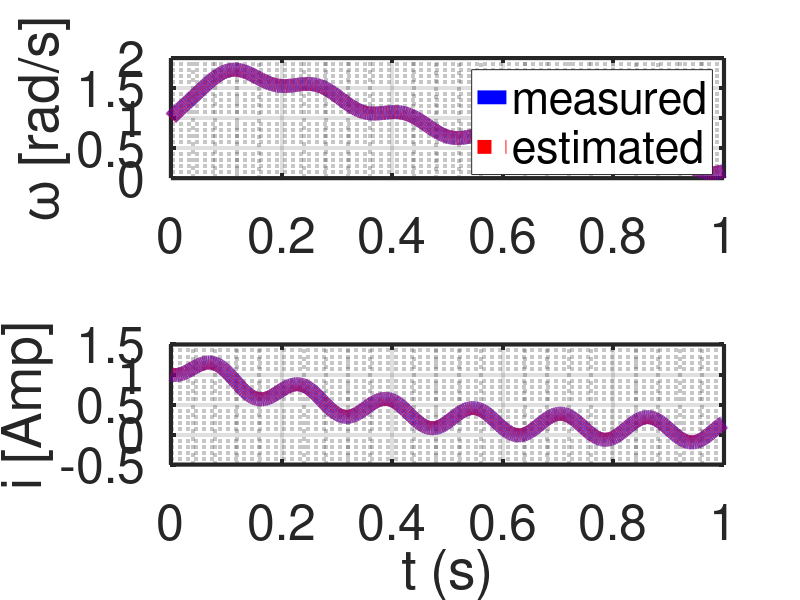
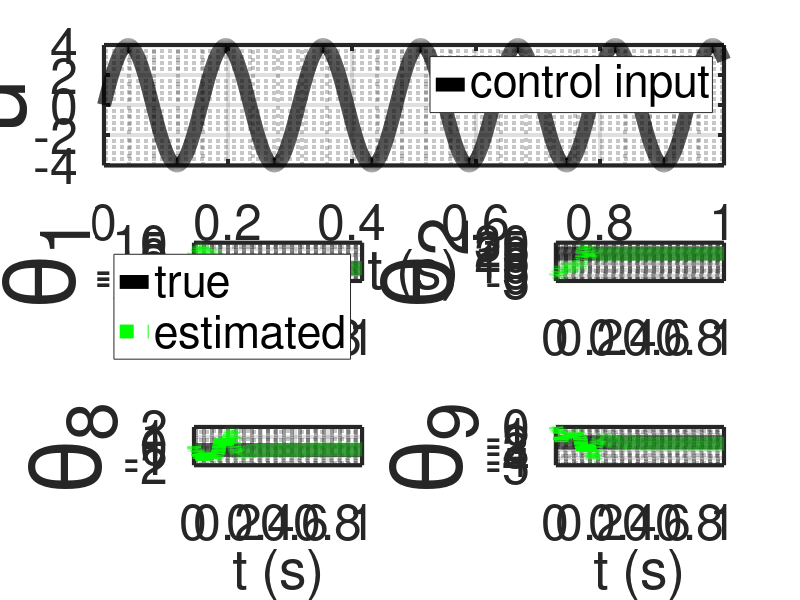

Write the MATLAB code that produced these figures, in order. (Note: this script raises an error after producing the figures.)
%% Research code by Agus Hasan
%% Paper: "WyNDA: A Method to Discover Mathematical Models of Dynamical Systems from Data" submitted for MethodsX.

clear;
clc;

%% time horizon
tf  = 1;            % time horizon
dt  = 0.0001;       % time step
t   = dt:dt:tf;     % time array

%% number of variables and coefficients
n = 2;              % number of measured state
r = 14;             % number of estimated parameters 

%% noise
RF = 1;             % noise covariance

%% state initialization
x        = [1;1];           % actual state initialization
xbar     = x;               % estimated state initialization
y        = x;               % measurement initialization
thetabar = zeros(r,1);      % estimated parameter initialization
 
%% true parameters
J = 0.01;
b = 0.1;
K = 0.2;
R = 1;
L = 0.5;

%% initial control inputs
u     = 2;

%% for plotting
uArray          = [];
xArray          = [];
xbarArray       = [];
yArray          = [];
thetabarArray   = [];

%% Initialization for estimator

lambdav = 0.995;
lambdat = 0.999;
Rx      = 1*eye(n);
Rt      = 1*eye(n);
Px      = 1*eye(n);
Pt      = 1*eye(r);
Gamma   = 1*zeros(n,r);

%% simulation
for i=1:(tf/dt)
    
    u = 4*sin(i*dt*40); % input to satify the persistency of excitation condition

    uArray         = [uArray u];
    xArray         = [xArray x];
    xbarArray      = [xbarArray xbar];
    yArray         = [yArray y];
    thetabarArray  = [thetabarArray thetabar]; 
    
    x = x+dt*[-b/J K/J; -K/L -R/L]*x+dt*[0 1/L]'*u;
    y = x+dt*RF^2*randn(n,1);

    Phi = [y(1) y(2) y(1)^2 y(2)^2 y(1)*y(2) u u^2 zeros(7,1)';
           zeros(7,1)' y(1) y(2) y(1)^2 y(2)^2 y(1)*y(2) u u^2];
    
    % Estimation using adaptive observer
    Kx = Px*inv(Px+Rx);
    Kt = Pt*Gamma'*inv(Gamma*Pt*Gamma'+Rt);
    Gamma = (eye(n)-Kx)*Gamma;

    xbar = xbar+(Kx+Gamma*Kt)*(y-xbar);
    thetabar = thetabar-Kt*(y-xbar);

    xbar = xbar+Phi*thetabar;

    thetabar = thetabar;
    Px = (1/lambdav)*eye(n)*(eye(n)-Kx)*Px*eye(n);
    Pt = (1/lambdat)*(eye(r)-Kt*Gamma)*Pt;
    Gamma = eye(n)*Gamma-Phi;

end

figure(1)
subplot(2,1,1)
plot(t,yArray(1,:),'-b','LineWidth',10);
hold on;
plot(t,xbarArray(1,:),':r','LineWidth',10);
set(gca,'color','white','LineWidth',3,'FontSize',36)
legend('measured','estimated')
grid on;
grid minor;
ylabel('\omega [rad/s]')
subplot(2,1,2)
plot(t,yArray(2,:),'-b','LineWidth',10);
hold on;
plot(t,xbarArray(2,:),':r','LineWidth',10);
set(gca,'color','white','LineWidth',3,'FontSize',36)
grid on;
grid minor;
ylabel('i [Amp]')
xlabel('t (s)')

figure(2)
subplot(3,2,[1 2])
plot(t,uArray,'-k','LineWidth',10);
set(gca,'color','white','LineWidth',3,'FontSize',36)
legend('control input')
xlim([0 tf])
grid on;
grid minor;
ylabel('u','FontSize',72)
xlabel('t (s)')
subplot(3,2,3)
plot(t,(-b/J)*ones(1,length(t)),'-k','LineWidth',10);
hold on;
plot(t,thetabarArray(1,:)/dt,':g','LineWidth',10);
set(gca,'color','white','LineWidth',3,'FontSize',36)
legend('true','estimated')
xlim([0 tf])
grid on;
grid minor;
ylabel('\theta_1','FontSize',72)
subplot(3,2,4)
plot(t,(K/J)*ones(1,length(t)),'-k','LineWidth',10);
hold on;
plot(t,thetabarArray(2,:)/dt,':g','LineWidth',10);
set(gca,'color','white','LineWidth',3,'FontSize',36)
xlim([0 tf])
grid on;
grid minor;
ylabel('\theta_2','FontSize',72)
subplot(3,2,5)
plot(t,(-K/L)*ones(1,length(t)),'-k','LineWidth',10);
hold on;
plot(t,thetabarArray(8,:)/dt,':g','LineWidth',10);
set(gca,'color','white','LineWidth',3,'FontSize',36)
xlim([0 tf])
grid on;
grid minor;
xlabel('t (s)')
ylabel('\theta_8','FontSize',72)
subplot(3,2,6)
plot(t,(-R/L)*ones(1,length(t)),'-k','LineWidth',10);
hold on;
plot(t,thetabarArray(9,:)/dt,':g','LineWidth',10);
set(gca,'color','white','LineWidth',3,'FontSize',36)
xlim([0 tf])
grid on;
grid minor;
xlabel('t (s)')
ylabel('\theta_9','FontSize',72)


Coeff = round([(1/dt)*thetabar(1:(r/n),end)'; (1/dt)*thetabar((r/n)+1:r,end)'],1)
